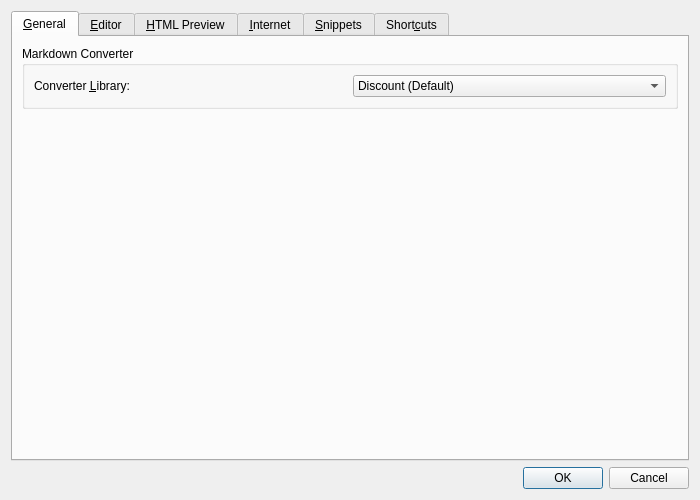
<?xml version="1.0" encoding="UTF-8"?>
<ui version="4.0">
 <class>OptionsDialog</class>
 <widget class="QDialog" name="OptionsDialog">
  <property name="geometry">
   <rect>
    <x>0</x>
    <y>0</y>
    <width>700</width>
    <height>500</height>
   </rect>
  </property>
  <property name="windowTitle">
   <string>Options...</string>
  </property>
  <layout class="QVBoxLayout" name="verticalLayout">
   <item>
    <widget class="QTabWidget" name="tabWidget">
     <property name="currentIndex">
      <number>0</number>
     </property>
     <widget class="QWidget" name="generalTab">
      <attribute name="title">
       <string>&amp;General</string>
      </attribute>
      <layout class="QVBoxLayout" name="verticalLayout_6">
       <item>
        <widget class="QGroupBox" name="converterGroupBox">
         <property name="title">
          <string>Markdown Converter</string>
         </property>
         <layout class="QHBoxLayout" name="horizontalLayout_2">
          <item>
           <widget class="QLabel" name="converterLabel">
            <property name="text">
             <string>Converter &amp;Library:</string>
            </property>
            <property name="buddy">
             <cstring>converterComboBox</cstring>
            </property>
           </widget>
          </item>
          <item>
           <widget class="QComboBox" name="converterComboBox">
            <item>
             <property name="text">
              <string extracomment="Name of a Markdown to HTML converter library">Discount (Default)</string>
             </property>
            </item>
            <item>
             <property name="text">
              <string>Reveal.js (Presentation)</string>
             </property>
            </item>
           </widget>
          </item>
         </layout>
        </widget>
       </item>
       <item>
        <spacer name="verticalSpacer_4">
         <property name="orientation">
          <enum>Qt::Vertical</enum>
         </property>
         <property name="sizeHint" stdset="0">
          <size>
           <width>20</width>
           <height>213</height>
          </size>
         </property>
        </spacer>
       </item>
      </layout>
     </widget>
     <widget class="QWidget" name="editorTab">
      <attribute name="title">
       <string>&amp;Editor</string>
      </attribute>
      <layout class="QVBoxLayout" name="verticalLayout_2">
       <item>
        <widget class="QGroupBox" name="fontGroupBox">
         <property name="title">
          <string>Font</string>
         </property>
         <layout class="QVBoxLayout" name="verticalLayout_11">
          <item>
           <layout class="QHBoxLayout" name="horizontalLayout_4">
            <item>
             <widget class="QLabel" name="familyLabel">
              <property name="text">
               <string>&amp;Family:</string>
              </property>
              <property name="buddy">
               <cstring>fontComboBox</cstring>
              </property>
             </widget>
            </item>
            <item>
             <widget class="QFontComboBox" name="fontComboBox"/>
            </item>
            <item>
             <spacer name="horizontalSpacer_3">
              <property name="orientation">
               <enum>Qt::Horizontal</enum>
              </property>
              <property name="sizeType">
               <enum>QSizePolicy::Minimum</enum>
              </property>
              <property name="sizeHint" stdset="0">
               <size>
                <width>40</width>
                <height>6</height>
               </size>
              </property>
             </spacer>
            </item>
            <item>
             <widget class="QLabel" name="sizeLabel">
              <property name="text">
               <string>Si&amp;ze:</string>
              </property>
              <property name="buddy">
               <cstring>sizeComboBox</cstring>
              </property>
             </widget>
            </item>
            <item>
             <widget class="QComboBox" name="sizeComboBox">
              <property name="sizePolicy">
               <sizepolicy hsizetype="Preferred" vsizetype="Fixed">
                <horstretch>0</horstretch>
                <verstretch>0</verstretch>
               </sizepolicy>
              </property>
             </widget>
            </item>
            <item>
             <spacer name="horizontalSpacer_4">
              <property name="orientation">
               <enum>Qt::Horizontal</enum>
              </property>
              <property name="sizeHint" stdset="0">
               <size>
                <width>40</width>
                <height>20</height>
               </size>
              </property>
             </spacer>
            </item>
           </layout>
          </item>
          <item>
           <widget class="QCheckBox" name="sourceSingleSizedCheckBox">
            <property name="text">
             <string>Markdown Source at Single Size</string>
            </property>
           </widget>
          </item>
         </layout>
        </widget>
       </item>
       <item>
        <widget class="QGroupBox" name="tabsGroupBox">
         <property name="title">
          <string>Tabs</string>
         </property>
         <layout class="QHBoxLayout" name="horizontalLayout_3">
          <item>
           <widget class="QLabel" name="tabWidthLabel">
            <property name="text">
             <string>&amp;Tab width:</string>
            </property>
            <property name="buddy">
             <cstring>tabWidthSpinBox</cstring>
            </property>
           </widget>
          </item>
          <item>
           <widget class="QSpinBox" name="tabWidthSpinBox">
            <property name="minimum">
             <number>1</number>
            </property>
            <property name="maximum">
             <number>16</number>
            </property>
            <property name="value">
             <number>8</number>
            </property>
           </widget>
          </item>
          <item>
           <spacer name="horizontalSpacer">
            <property name="orientation">
             <enum>Qt::Horizontal</enum>
            </property>
            <property name="sizeHint" stdset="0">
             <size>
              <width>40</width>
              <height>20</height>
             </size>
            </property>
           </spacer>
          </item>
         </layout>
        </widget>
       </item>
       <item>
        <widget class="QGroupBox" name="otherGroupBox">
         <property name="title">
          <string>Other</string>
         </property>
         <layout class="QVBoxLayout" name="verticalLayout_10">
          <item>
           <layout class="QHBoxLayout" name="horizontalLayout">
            <item>
             <widget class="QCheckBox" name="rulerEnableCheckBox">
              <property name="text">
               <string>Display right margin at column:</string>
              </property>
             </widget>
            </item>
            <item>
             <widget class="QSpinBox" name="rulerPosSpinBox">
              <property name="enabled">
               <bool>false</bool>
              </property>
              <property name="minimum">
               <number>1</number>
              </property>
              <property name="maximum">
               <number>999</number>
              </property>
              <property name="value">
               <number>80</number>
              </property>
             </widget>
            </item>
            <item>
             <spacer name="horizontalSpacer_2">
              <property name="orientation">
               <enum>Qt::Horizontal</enum>
              </property>
              <property name="sizeHint" stdset="0">
               <size>
                <width>40</width>
                <height>20</height>
               </size>
              </property>
             </spacer>
            </item>
           </layout>
          </item>
          <item>
           <widget class="QCheckBox" name="lineColumnCheckBox">
            <property name="text">
             <string>Show cursor position in status bar</string>
            </property>
           </widget>
          </item>
         </layout>
        </widget>
       </item>
       <item>
        <spacer name="verticalSpacer">
         <property name="orientation">
          <enum>Qt::Vertical</enum>
         </property>
         <property name="sizeType">
          <enum>QSizePolicy::Expanding</enum>
         </property>
         <property name="sizeHint" stdset="0">
          <size>
           <width>20</width>
           <height>146</height>
          </size>
         </property>
        </spacer>
       </item>
      </layout>
     </widget>
     <widget class="QWidget" name="htmlPreviewTab">
      <attribute name="title">
       <string>&amp;HTML Preview</string>
      </attribute>
      <layout class="QVBoxLayout" name="verticalLayout_7">
       <item>
        <widget class="QGroupBox" name="previewFontsGroupBox">
         <property name="title">
          <string>Fonts</string>
         </property>
         <layout class="QGridLayout" name="gridLayout_2">
          <item row="0" column="5">
           <spacer name="horizontalSpacer_5">
            <property name="orientation">
             <enum>Qt::Horizontal</enum>
            </property>
            <property name="sizeHint" stdset="0">
             <size>
              <width>40</width>
              <height>20</height>
             </size>
            </property>
           </spacer>
          </item>
          <item row="2" column="0">
           <widget class="QLabel" name="sansSerifFontLabel">
            <property name="text">
             <string>S&amp;ans Serif Font:</string>
            </property>
            <property name="buddy">
             <cstring>sansSerifFontComboBox</cstring>
            </property>
           </widget>
          </item>
          <item row="2" column="1">
           <widget class="QFontComboBox" name="sansSerifFontComboBox"/>
          </item>
          <item row="0" column="1">
           <widget class="QFontComboBox" name="standardFontComboBox"/>
          </item>
          <item row="0" column="0">
           <widget class="QLabel" name="standardFontLabel">
            <property name="text">
             <string>S&amp;tandard Font:</string>
            </property>
            <property name="buddy">
             <cstring>standardFontComboBox</cstring>
            </property>
           </widget>
          </item>
          <item row="1" column="1">
           <widget class="QFontComboBox" name="serifFontComboBox"/>
          </item>
          <item row="3" column="3">
           <widget class="QLabel" name="defaultFixedSizeLabel">
            <property name="text">
             <string>Size:</string>
            </property>
           </widget>
          </item>
          <item row="1" column="0">
           <widget class="QLabel" name="serifFontLabel">
            <property name="text">
             <string>Se&amp;rif Font:</string>
            </property>
            <property name="buddy">
             <cstring>serifFontComboBox</cstring>
            </property>
           </widget>
          </item>
          <item row="3" column="4">
           <widget class="QComboBox" name="defaultFixedSizeComboBox">
            <property name="sizePolicy">
             <sizepolicy hsizetype="Preferred" vsizetype="Fixed">
              <horstretch>0</horstretch>
              <verstretch>0</verstretch>
             </sizepolicy>
            </property>
           </widget>
          </item>
          <item row="0" column="3">
           <widget class="QLabel" name="defaultSizeLabel">
            <property name="text">
             <string>Size:</string>
            </property>
           </widget>
          </item>
          <item row="0" column="4">
           <widget class="QComboBox" name="defaultSizeComboBox">
            <property name="sizePolicy">
             <sizepolicy hsizetype="Preferred" vsizetype="Fixed">
              <horstretch>0</horstretch>
              <verstretch>0</verstretch>
             </sizepolicy>
            </property>
           </widget>
          </item>
          <item row="3" column="1">
           <widget class="QFontComboBox" name="fixedFontComboBox"/>
          </item>
          <item row="3" column="0">
           <widget class="QLabel" name="fixedFontLabel">
            <property name="text">
             <string>&amp;Fixed Font:</string>
            </property>
            <property name="buddy">
             <cstring>fixedFontComboBox</cstring>
            </property>
           </widget>
          </item>
          <item row="0" column="2">
           <spacer name="horizontalSpacer_6">
            <property name="orientation">
             <enum>Qt::Horizontal</enum>
            </property>
            <property name="sizeType">
             <enum>QSizePolicy::Minimum</enum>
            </property>
            <property name="sizeHint" stdset="0">
             <size>
              <width>40</width>
              <height>6</height>
             </size>
            </property>
           </spacer>
          </item>
         </layout>
        </widget>
       </item>
       <item>
        <widget class="QGroupBox" name="mathGroupBox">
         <property name="title">
          <string>Math Support</string>
         </property>
         <layout class="QVBoxLayout" name="verticalLayout_9">
          <item>
           <widget class="QCheckBox" name="mathSupportCheckBox">
            <property name="text">
             <string>Enable Math Support</string>
            </property>
           </widget>
          </item>
          <item>
           <widget class="QCheckBox" name="mathInlineCheckBox">
            <property name="text">
             <string>Enable LaTeX syntax for inline Math</string>
            </property>
           </widget>
          </item>
         </layout>
        </widget>
       </item>
       <item>
        <spacer name="verticalSpacer_5">
         <property name="orientation">
          <enum>Qt::Vertical</enum>
         </property>
         <property name="sizeHint" stdset="0">
          <size>
           <width>20</width>
           <height>120</height>
          </size>
         </property>
        </spacer>
       </item>
      </layout>
     </widget>
     <widget class="QWidget" name="internetTab">
      <attribute name="title">
       <string>&amp;Internet</string>
      </attribute>
      <layout class="QVBoxLayout" name="verticalLayout_3">
       <item>
        <widget class="QGroupBox" name="proxyGroupBox">
         <property name="title">
          <string>Configure Proxy to Access the Internet</string>
         </property>
         <layout class="QVBoxLayout" name="verticalLayout_4">
          <item>
           <widget class="QRadioButton" name="noProxyRadioButton">
            <property name="text">
             <string>No prox&amp;y</string>
            </property>
            <property name="checked">
             <bool>true</bool>
            </property>
           </widget>
          </item>
          <item>
           <widget class="QRadioButton" name="systemProxyRadioButton">
            <property name="text">
             <string>&amp;Use system proxy settings</string>
            </property>
           </widget>
          </item>
          <item>
           <widget class="QRadioButton" name="manualProxyRadioButton">
            <property name="text">
             <string>&amp;Manual proxy configuration:</string>
            </property>
           </widget>
          </item>
          <item>
           <widget class="QFrame" name="frame">
            <property name="frameShape">
             <enum>QFrame::NoFrame</enum>
            </property>
            <property name="frameShadow">
             <enum>QFrame::Raised</enum>
            </property>
            <layout class="QFormLayout" name="formLayout">
             <item row="0" column="0">
              <widget class="QLabel" name="hostLabel">
               <property name="text">
                <string>H&amp;ost:</string>
               </property>
               <property name="buddy">
                <cstring>hostLineEdit</cstring>
               </property>
              </widget>
             </item>
             <item row="1" column="0">
              <widget class="QLabel" name="portLabel">
               <property name="text">
                <string>&amp;Port:</string>
               </property>
               <property name="buddy">
                <cstring>portLineEdit</cstring>
               </property>
              </widget>
             </item>
             <item row="2" column="0">
              <widget class="QLabel" name="userNameLabel">
               <property name="text">
                <string>User &amp;Name:</string>
               </property>
               <property name="buddy">
                <cstring>userNameLineEdit</cstring>
               </property>
              </widget>
             </item>
             <item row="3" column="0">
              <widget class="QLabel" name="passwordLabel">
               <property name="text">
                <string>Pass&amp;word:</string>
               </property>
               <property name="buddy">
                <cstring>passwordLineEdit</cstring>
               </property>
              </widget>
             </item>
             <item row="0" column="1">
              <widget class="QLineEdit" name="hostLineEdit">
               <property name="enabled">
                <bool>false</bool>
               </property>
              </widget>
             </item>
             <item row="1" column="1">
              <widget class="QLineEdit" name="portLineEdit">
               <property name="enabled">
                <bool>false</bool>
               </property>
              </widget>
             </item>
             <item row="2" column="1">
              <widget class="QLineEdit" name="userNameLineEdit">
               <property name="enabled">
                <bool>false</bool>
               </property>
              </widget>
             </item>
             <item row="3" column="1">
              <widget class="QLineEdit" name="passwordLineEdit">
               <property name="enabled">
                <bool>false</bool>
               </property>
              </widget>
             </item>
            </layout>
           </widget>
          </item>
         </layout>
        </widget>
       </item>
       <item>
        <spacer name="verticalSpacer_3">
         <property name="orientation">
          <enum>Qt::Vertical</enum>
         </property>
         <property name="sizeHint" stdset="0">
          <size>
           <width>20</width>
           <height>40</height>
          </size>
         </property>
        </spacer>
       </item>
      </layout>
     </widget>
     <widget class="QWidget" name="snippetsTab">
      <attribute name="title">
       <string>&amp;Snippets</string>
      </attribute>
      <layout class="QGridLayout" name="gridLayout">
       <item row="0" column="0">
        <widget class="QTableView" name="snippetTableView">
         <property name="selectionMode">
          <enum>QAbstractItemView::SingleSelection</enum>
         </property>
         <property name="selectionBehavior">
          <enum>QAbstractItemView::SelectRows</enum>
         </property>
         <property name="showGrid">
          <bool>false</bool>
         </property>
         <property name="wordWrap">
          <bool>false</bool>
         </property>
         <property name="cornerButtonEnabled">
          <bool>false</bool>
         </property>
         <attribute name="horizontalHeaderHighlightSections">
          <bool>false</bool>
         </attribute>
         <attribute name="horizontalHeaderStretchLastSection">
          <bool>true</bool>
         </attribute>
         <attribute name="verticalHeaderVisible">
          <bool>false</bool>
         </attribute>
         <attribute name="verticalHeaderDefaultSectionSize">
          <number>22</number>
         </attribute>
        </widget>
       </item>
       <item row="0" column="1">
        <layout class="QVBoxLayout" name="verticalLayout_5">
         <item>
          <widget class="QPushButton" name="addSnippetButton">
           <property name="text">
            <string>&amp;Add</string>
           </property>
          </widget>
         </item>
         <item>
          <widget class="QPushButton" name="removeSnippetButton">
           <property name="text">
            <string>&amp;Remove</string>
           </property>
          </widget>
         </item>
         <item>
          <spacer name="verticalSpacer_2">
           <property name="orientation">
            <enum>Qt::Vertical</enum>
           </property>
           <property name="sizeHint" stdset="0">
            <size>
             <width>20</width>
             <height>40</height>
            </size>
           </property>
          </spacer>
         </item>
        </layout>
       </item>
       <item row="1" column="0">
        <widget class="QPlainTextEdit" name="snippetTextEdit">
         <property name="readOnly">
          <bool>true</bool>
         </property>
        </widget>
       </item>
      </layout>
     </widget>
     <widget class="QWidget" name="shortcutsTab">
      <attribute name="title">
       <string>Short&amp;cuts</string>
      </attribute>
      <layout class="QVBoxLayout" name="verticalLayout_8">
       <item>
        <widget class="QTableWidget" name="shortcutsTable">
         <property name="cornerButtonEnabled">
          <bool>false</bool>
         </property>
         <property name="columnCount">
          <number>3</number>
         </property>
         <attribute name="verticalHeaderVisible">
          <bool>false</bool>
         </attribute>
         <column>
          <property name="text">
           <string>Action</string>
          </property>
         </column>
         <column>
          <property name="text">
           <string>Shortcut</string>
          </property>
         </column>
         <column>
          <property name="text">
           <string>Default</string>
          </property>
         </column>
        </widget>
       </item>
      </layout>
     </widget>
    </widget>
   </item>
   <item>
    <widget class="QDialogButtonBox" name="buttonBox">
     <property name="orientation">
      <enum>Qt::Horizontal</enum>
     </property>
     <property name="standardButtons">
      <set>QDialogButtonBox::Cancel|QDialogButtonBox::Ok</set>
     </property>
    </widget>
   </item>
  </layout>
 </widget>
 <resources/>
 <connections>
  <connection>
   <sender>buttonBox</sender>
   <signal>accepted()</signal>
   <receiver>OptionsDialog</receiver>
   <slot>accept()</slot>
   <hints>
    <hint type="sourcelabel">
     <x>236</x>
     <y>356</y>
    </hint>
    <hint type="destinationlabel">
     <x>157</x>
     <y>274</y>
    </hint>
   </hints>
  </connection>
  <connection>
   <sender>buttonBox</sender>
   <signal>rejected()</signal>
   <receiver>OptionsDialog</receiver>
   <slot>reject()</slot>
   <hints>
    <hint type="sourcelabel">
     <x>304</x>
     <y>356</y>
    </hint>
    <hint type="destinationlabel">
     <x>286</x>
     <y>274</y>
    </hint>
   </hints>
  </connection>
  <connection>
   <sender>manualProxyRadioButton</sender>
   <signal>toggled(bool)</signal>
   <receiver>OptionsDialog</receiver>
   <slot>manualProxyRadioButtonToggled(bool)</slot>
   <hints>
    <hint type="sourcelabel">
     <x>119</x>
     <y>68</y>
    </hint>
    <hint type="destinationlabel">
     <x>192</x>
     <y>157</y>
    </hint>
   </hints>
  </connection>
  <connection>
   <sender>addSnippetButton</sender>
   <signal>clicked()</signal>
   <receiver>OptionsDialog</receiver>
   <slot>addSnippetButtonClicked()</slot>
   <hints>
    <hint type="sourcelabel">
     <x>326</x>
     <y>54</y>
    </hint>
    <hint type="destinationlabel">
     <x>312</x>
     <y>4</y>
    </hint>
   </hints>
  </connection>
  <connection>
   <sender>removeSnippetButton</sender>
   <signal>clicked()</signal>
   <receiver>OptionsDialog</receiver>
   <slot>removeSnippetButtonClicked()</slot>
   <hints>
    <hint type="sourcelabel">
     <x>347</x>
     <y>88</y>
    </hint>
    <hint type="destinationlabel">
     <x>382</x>
     <y>101</y>
    </hint>
   </hints>
  </connection>
  <connection>
   <sender>rulerEnableCheckBox</sender>
   <signal>toggled(bool)</signal>
   <receiver>rulerPosSpinBox</receiver>
   <slot>setEnabled(bool)</slot>
   <hints>
    <hint type="sourcelabel">
     <x>115</x>
     <y>214</y>
    </hint>
    <hint type="destinationlabel">
     <x>228</x>
     <y>214</y>
    </hint>
   </hints>
  </connection>
 </connections>
 <slots>
  <slot>addSnippetButtonClicked()</slot>
  <slot>removeSnippetButtonClicked()</slot>
 </slots>
</ui>
